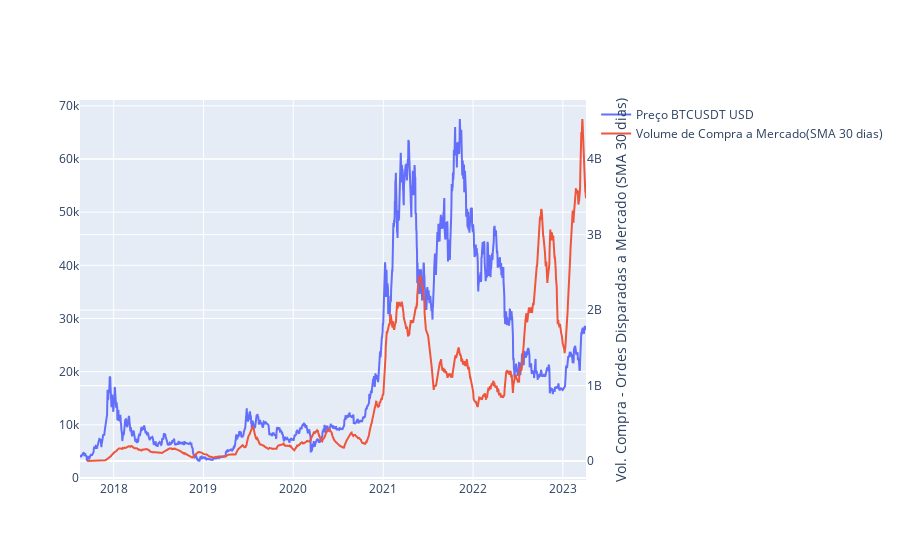

This figure's notebook cell:
### Code cell
fig = go.Figure()

# Adicionando dados ao gráfico
fig.add_trace(go.Scatter(x=data.index, y=data['Close'], name=f'Preço {symbol} USD'))
fig.add_trace(go.Scatter(x=data.index, y=data['sma_30_Base'], name='Volume de Compra a Mercado(SMA 30 dias)', yaxis='y2'))

# Configurando o segundo eixo y
fig.update_layout(yaxis2=dict(title='Vol. Compra - Ordes Disparadas a Mercado (SMA 30 dias)', overlaying='y', side='right'))

# Mostrando o gráfico
fig.show()

### Figure 1 — Plotly figure (JSON) as saved in the notebook; plotly's stock layout.template omitted (floating-point values rounded to 4 significant figures; data arrays with more than 128 entries replaced by an {"elided": "..."} marker saying what was removed)
{"data": [{"name": "Preço BTCUSDT USD", "type": "scatter", "x": {"elided": "2058 str values"}, "y": {"elided": "2058 float values"}}, {"name": "Volume de Compra a Mercado(SMA 30 dias)", "type": "scatter", "x": {"elided": "2058 str values"}, "y": {"elided": "2058 float values"}, "yaxis": "y2"}], "layout": {"yaxis2": {"overlaying": "y", "side": "right", "title": {"text": "Vol. Compra - Ordes Disparadas a Mercado (SMA 30 dias)"}}}}
